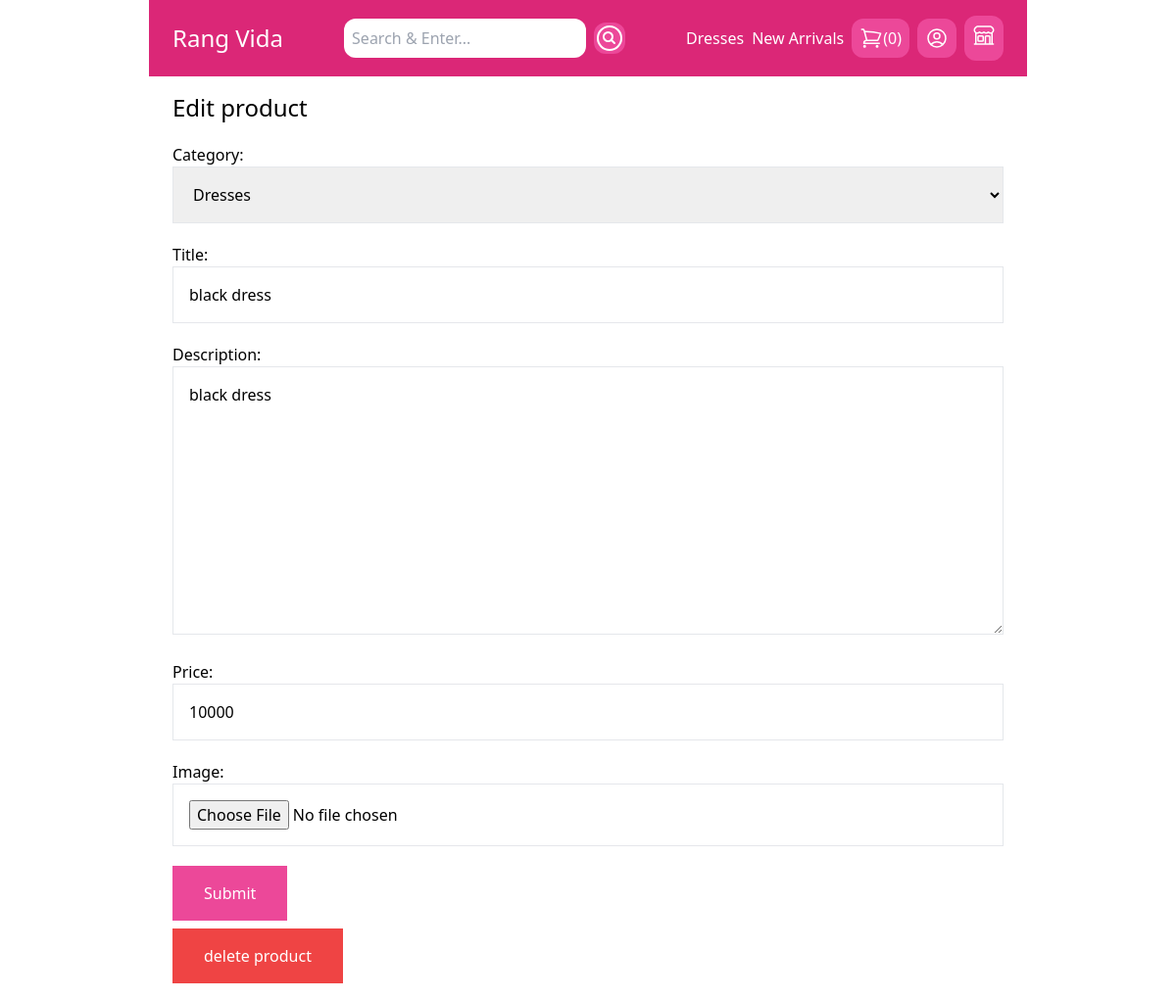
The page /my-store/edit-product/19/ (signed in) on the database its author committed.
### store/models.py (models this page shows, shortened)
class Category(models.Model):
    title = models.CharField(max_length=50)
    slug = models.SlugField(max_length=50)
    class Meta:
        verbose_name_plural = 'Categories'
    def __str__(self):
        return self.title

class Product(models.Model):
    DRAFT = 'draft'
    AWAITING_APPROVAL = 'Waiting approval'
    ACTIVE = 'active'
    DELETED = 'deleted'
    STATUS_CHOICES = ((DRAFT, 'Draft'),
                      (AWAITING_APPROVAL,'Awaiting approval'),
                      (ACTIVE, 'Active'),
                      (DELETED, 'Deleted')
    )
    status = models.CharField(max_length=50, choices=STATUS_CHOICES, default=ACTIVE)
    user = models.ForeignKey(User, related_name='products', on_delete=models.CASCADE)
    category = models.ForeignKey(Category, related_name='products', on_delete=models.CASCADE)
    title = models.CharField(max_length=50)
    slug = models.SlugField(max_length=50)
    description = models.TextField(blank=True)
    price = models.IntegerField()
    image = models.ImageField(upload_to='uploads/product_images/', blank=True, null=True)
    thumbnail = models.ImageField(upload_to='uploads/product_images/thumbnail', blank=True, null=True)
    created_at = models.DateTimeField(auto_now_add=True)
    updated_at = models.DateTimeField(auto_now=True)
    class Meta:
        ordering = ('-created_at',)

### userprofile/views.py (the view)
# urls.py: path('my-store/edit-product/<int:pk>/', views.edit_product, name='edit_product'),
@login_required
def edit_product(request, pk):
    product = Product.objects.filter(user=request.user).get(pk=pk)
    if request.method == 'POST':
     form = ProductForm(request.POST, request.FILES, instance=product)
     if form.is_valid():
        form.save()
        messages.success(request, 'The changes have been saved!')
        return redirect('my_store')
    else:
        form = ProductForm(instance=product)
    return render(request, 'userprofile/product_form.html',{
        'title':'Edit product',
        'product': product,
        'form': form}
        )

### store/forms.py
class ProductForm(forms.ModelForm):
    class Meta:
        model = Product
        fields = ('category', 'title', 'description', 'price', 'image')
        widgets = {
            'category': forms.Select(attrs={
                'class': 'w-full p-4 border border-gray-200'
            }),
            'title': forms.TextInput(attrs={
                'class': 'w-full p-4 border border-gray-200'
            }),
             'description': forms.Textarea(attrs={
                'class': 'w-full p-4 border border-gray-200'
            }),
             'price': forms.TextInput(attrs={
                'class': 'w-full p-4 border border-black-200'
            }),
             'image': forms.FileInput(attrs={
                'class': 'w-full p-4 border border-gray-200'
            })
        }

### store/cart.py (called while the page is built)
    def __len__(self):
        return sum(item['quantity'] for item in self.cart.values())

### store/context_processors.py (called while the page is built)
def cart(request):
    return {'cart': Cart(request)}

### store/templatetags/menu.py (called while the page is built)
@register.inclusion_tag('core/menu.html')
def menu():
    categories = Category.objects.all()
    return {'categories': categories}

### userprofile/templates/userprofile/product_form.html (shortened to what this page needs)
   {% extends 'core/base.html' %}
  {% block content %}
      <h1  class="text-2xl">{{ title }}</h1>
      <form method="post" action="." enctype="multipart/form-data" class="space-y-5">
      {{ form.as_p }}
          <button class="py-4 px-8 bg-pink-500 text-white hover:bg-teal-800">Submit</button>
      </form>
      {% if product %}
        <a href="{% url 'delete_product' product.id %}" class="mt-2 inline-block py-4 px-8 bg-red-500 text-white">delete product</a>
      {% endif %}
  {% endblock %}

### core/Templates/Core/menu.html (shortened to what this page needs)
{% for category in categories %}
    <a href="{% url 'category_detail' category.slug %}" class="text-white">{{ category.title }}</a>
{% endfor %}

### rows shown on the page
Category: title "Dresses", title "black dress"
Category: title "New Arrivals"
Product: category "Dresses", description "black dress", price "10000"

### other values the page prints
{{ cart|length }} "0"
{{ title }} "Edit product"
